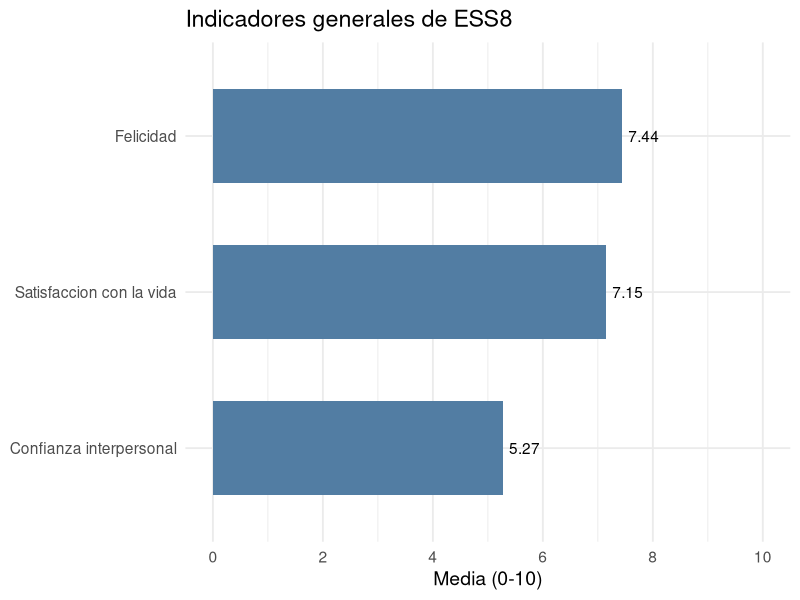

The R script that drew this image:
## ---- chunk 1
knitr::opts_chunk$set(
  echo = FALSE,
  message = FALSE,
  warning = FALSE
)

library(dplyr)
library(ggplot2)
library(knitr)

datos <- read.csv(
  "../Datos/ESS8_depurada.csv",
  stringsAsFactors = FALSE
)
## ---- chunk 2
tabla <- datos %>%
  summarise(
    `Satisfaccion con la vida` = mean(stflife, na.rm = TRUE),
    Felicidad = mean(happy, na.rm = TRUE),
    `Confianza interpersonal` = mean(ppltrst, na.rm = TRUE)
  ) %>%
  tidyr::pivot_longer(
    cols = everything(),
    names_to = "Indicador",
    values_to = "Media"
  ) %>%
  mutate(Media = round(Media, 2))

knitr::kable(
  tabla,
  col.names = c("Indicador", "Media (0-10)")
)
## ---- chunk 3
ggplot(
  tabla,
  aes(x = reorder(Indicador, Media), y = Media)
) +
  geom_col(fill = "#527DA3", width = 0.6) +
  geom_text(
    aes(label = sprintf("%.2f", Media)),
    hjust = -0.2
  ) +
  coord_flip() +
  scale_y_continuous(
    limits = c(0, 10),
    breaks = seq(0, 10, 2)
  ) +
  labs(
    title = "Indicadores generales de ESS8",
    x = NULL,
    y = "Media (0-10)"
  ) +
  theme_minimal(base_size = 14)
